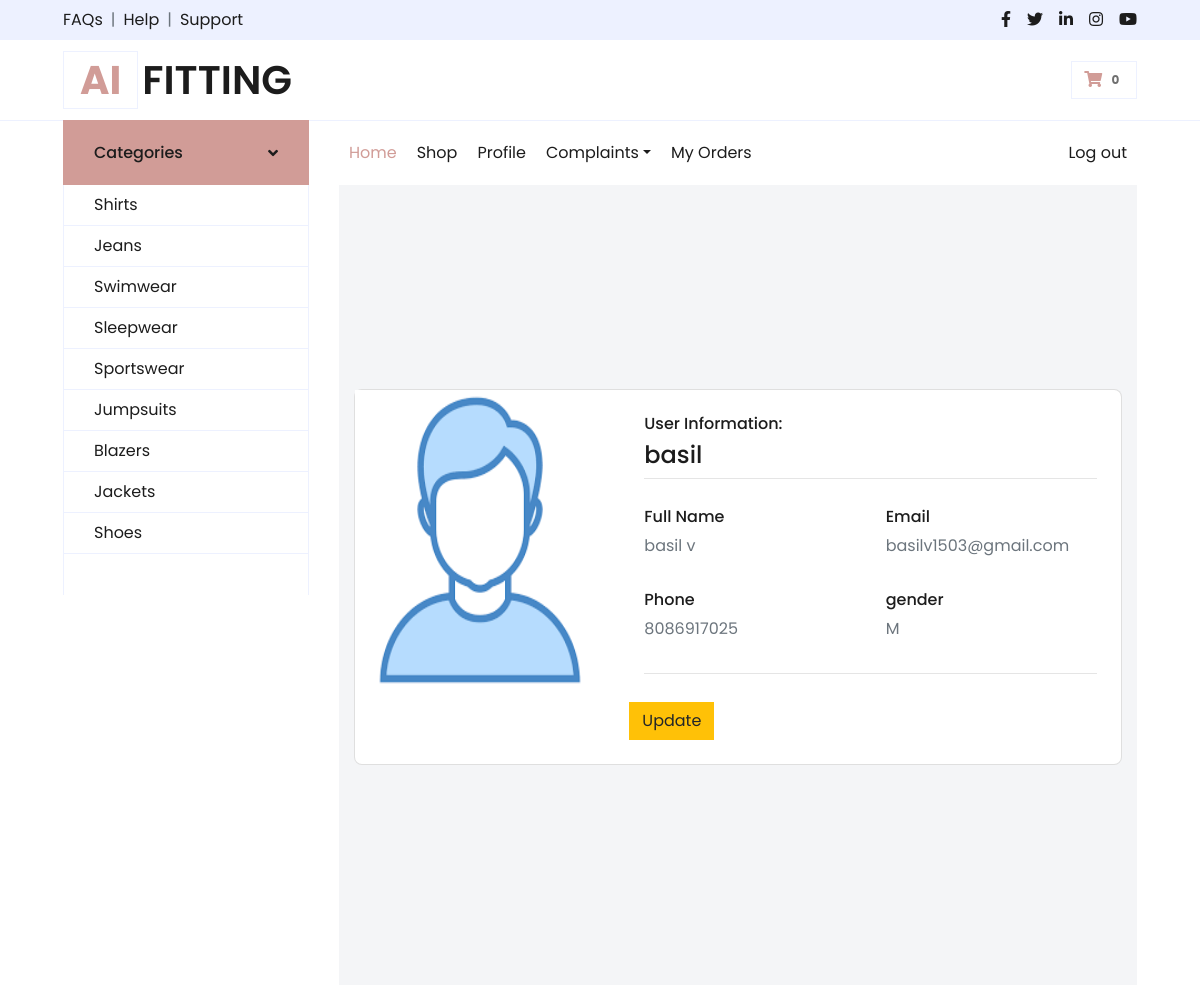
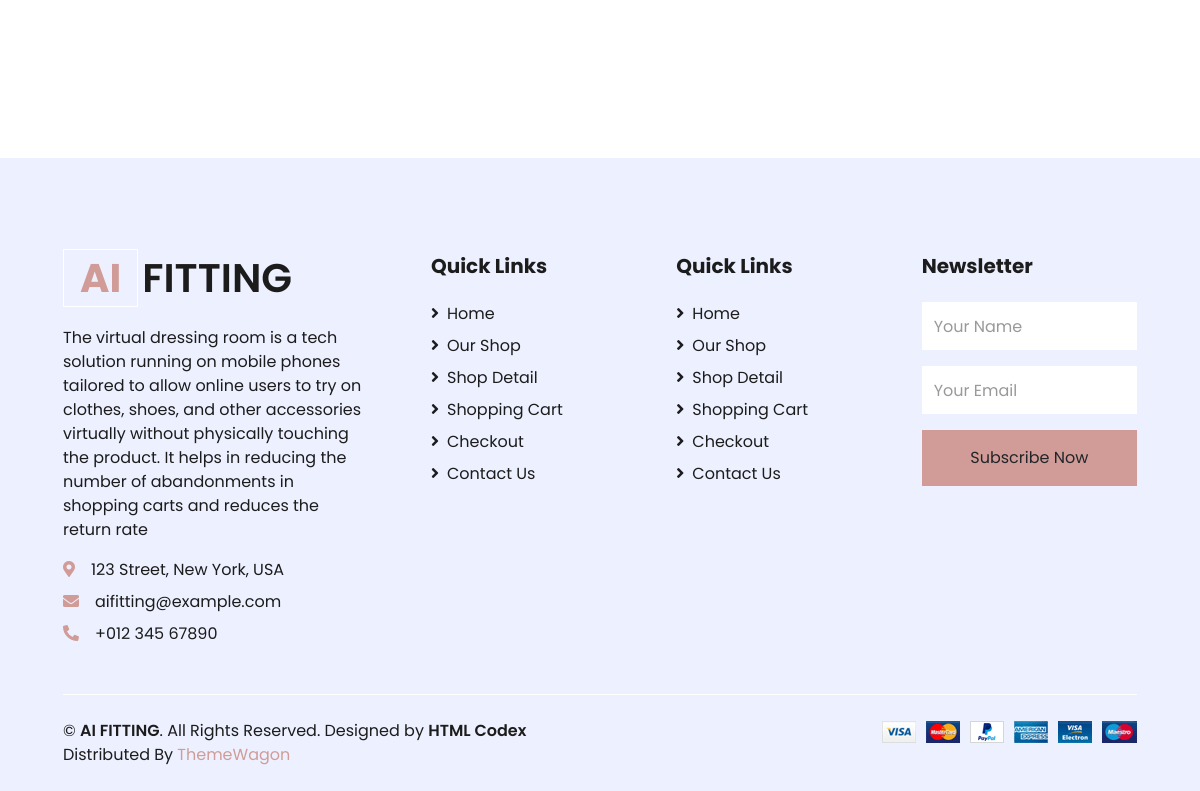
/user_profile (signed in), run on the app's committed database (2 pictures, top to bottom).
### app/models.py (models this page shows)
class Customer(AbstractUser):
    is_user = models.BooleanField(default=False)
    FullName = models.CharField(max_length=25, blank=True, null=True)
    email = models.CharField(max_length=50)
    Contact_no = models.CharField(max_length=50)
    GENDER_CHOICES = (
        ('M', 'Male'),
        ('F', 'Female'),
        ('O', 'Others')
    )
    gender = models.CharField(max_length=10, choices=GENDER_CHOICES)

### app/userviews.py (the view)
# urls.py: path('user_profile', userviews.user_profile, name='user_profile'),
def user_profile(request):
    u = request.user
    profile = Customer.objects.filter(username=request.user)
    return render(request, 'user_panel/user_profile.html', {'profile': profile})

### templates/user_panel/user_profile.html
{% extends 'user_panel/user_home.html' %}
{% load static %}
{% load crispy_forms_tags %}
{% block profile %}
<section class="vh-100" style="background-color: #f4f5f7;">
  <div class="container py-5 h-100">
    <div class="row d-flex justify-content-center align-items-center h-100">
      <div class="col col-lg-12 mb-4 mb-lg-0">
        <div class="card mb-3" style="border-radius: .5rem;">
          <div class="row g-0">
            <div class="col-md-4 gradient-custom text-center text-white"
              style="border-top-left-radius: .5rem; border-bottom-left-radius: .5rem;">
              <img src="{% static 'img/images.png' %}" alt="Avatar" width="250" height="300">
              {% for u in profile %}
             </div>
            <div class="col-md-8">
              <div class="card-body p-4">
                <h6> User Information:<h4>{{request.user}}</h4></h6>
                <hr class="mt-0 mb-4">
                <div class="row pt-1">
                  <div class="col-6 mb-3">
                    <h6>Full Name</h6>
                    <p class="text-muted">{{u.FullName}}</p>
                  </div>
                  <div class="col-6 mb-3">
                    <h6>Email</h6>
                    <p class="text-muted">{{u.email}}</p>
                  </div>
                  <div class="col-6 mb-3">
                    <h6>Phone</h6>
                    <p class="text-muted">{{u.Contact_no}}</p>
                  </div>
                  <div class="col-6 mb-3">
                    <h6>gender</h6>
                    <p class="text-muted">{{u.gender}}</p>
                  </div>
                </div>
                <hr class="mt-0 mb-4">
                <div class="row pt-1">
                 <a href="{% url 'profile_update' u.id %}" class="btn btn-warning">Update</a>
                </div>
                {% endfor %}
              </div>
            </div>
          </div>
        </div>
      </div>
    </div>
  </div>
</section>
{% endblock %}

### data on the page
Customer: user "basil", FullName "basil v", email "basilv1503@gmail.com", Contact_no "8086917025", gender "M"
